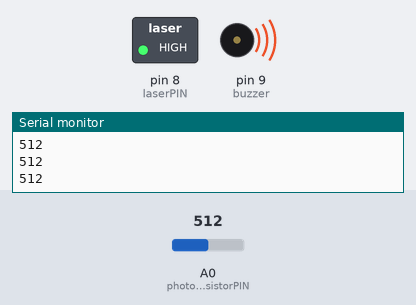
Simulated run of this program. Board: Arduino Uno, built with avr-gcc and run on an emulated ATmega328P. Shown: switched loads named in the program (green lamp = pin HIGH), buzzer (waves = sounding), the last lines printed to the serial monitor. The test bench sets the inputs (shaded band); at power-on: A0 (phototransistorPIN) = 512.

Above: at 0.9 s.
1.3 s: A0 (phototransistorPIN) set to 209
4.3 s: A0 (phototransistorPIN) set to 192
At 4.3 s:
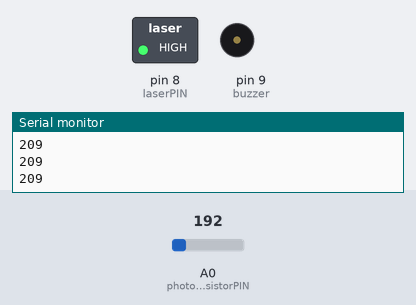
5.8 s: A0 (phototransistorPIN) set to 210
At 5.93 s:
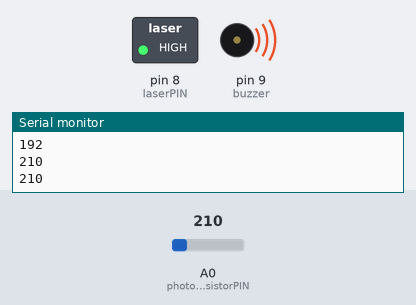
8.8 s: A0 (phototransistorPIN) set to 190
Timing chart, 0 to 11.3 s (numbered marks = the images above; inputs shaded):
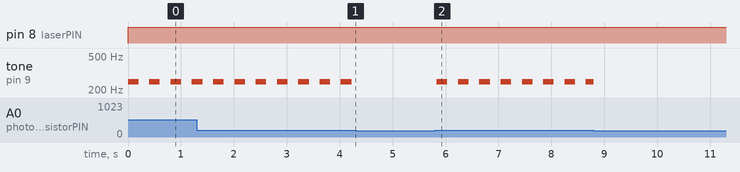

Measured:
- the behaviour switches between 200 and 199 on A0 (phototransistorPIN) (found by bisection; images 0 and 1)
- after the input at 4.3 s, tone on pin 9 (buzzer): stops changing and stays silent
- after the input at 5.8 s, tone on pin 9 (buzzer): alternates 250 Hz for 0.20 s and silent for 0.20 s, starting at once
- by itself, tone on pin 9 (buzzer): alternates 250 Hz for 0.20 s and silent for 0.20 s

The program:

main.cpp
```cpp
#include <Arduino.h>

#define laserPIN 8
#define buzzer 9
#define phototransistorPIN A0

int LRP_Value;

int brightness_limit = 200;

long currentMillis = 0;

void setup()
{
  Serial.begin(9600);
  pinMode(laserPIN, OUTPUT);
  pinMode(buzzer, OUTPUT);
  pinMode(phototransistorPIN, INPUT);
}

void alarm()
{
  currentMillis += 50;

  if (currentMillis <= 200)
  {
    tone(buzzer, 250);
  }
  else
  {
    noTone(buzzer);
    if (currentMillis >= 400) currentMillis = 0;
  }
}

void loop()
{
  digitalWrite(laserPIN, HIGH);

  LRP_Value = analogRead(phototransistorPIN);

  Serial.println(LRP_Value);

  if (LRP_Value >= 200) alarm();
  else
  {
    currentMillis = 0;
    noTone(buzzer);
  }

  delay(50);
}
```
